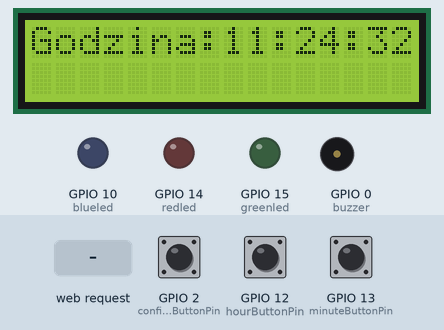
This sketch was run on a simulated ESP8266 (NodeMCU). Shown: 16×2 character LCD, output pins drawn as LEDs (lit = HIGH), buzzer (waves = sounding, pin HIGH). Inputs (shaded band) come from the test bench; at power-on: GPIO 2 (confirmButtonPin) HIGH, GPIO 12 (hourButtonPin) HIGH, GPIO 13 (minuteButtonPin) HIGH. WiFi joins after 1.5 s; servers stay silent unless stated; network time is answered at once with the bench clock; the local clock reads 2024-03-15 10:24:30 at power-on unless the sketch sets it; what the sketch prints to the serial monitor is not drawn.

Above: at 2.8 s.
2.9 s: GPIO 2 (confirmButtonPin) pulled LOW for 0.15 s
At 5.6 s:
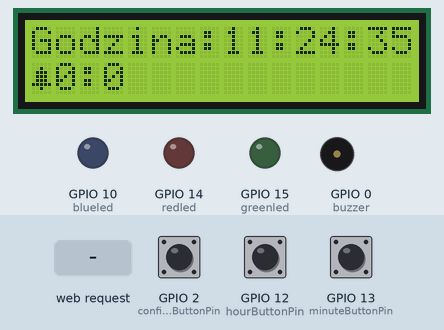
6.0 s: HTTP request GET /green/on received
At 8.8 s:
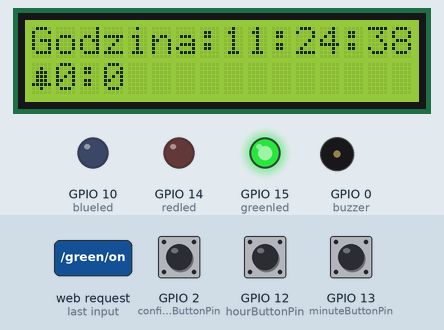
9.0 s: HTTP request GET /red/on received
At 11.6 s:
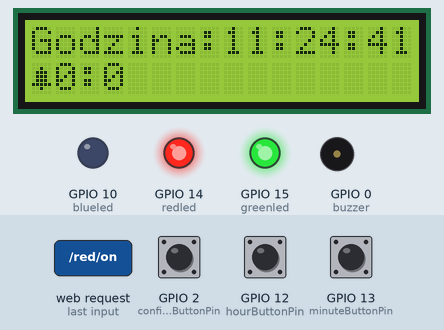
12.0 s: HTTP request GET /green/off received
At 14.8 s:
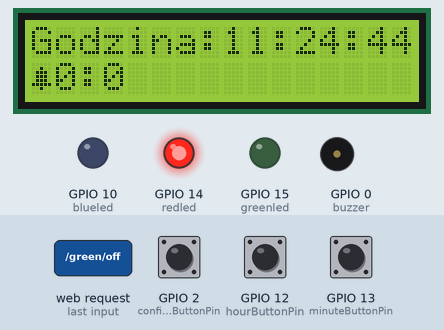
15.0 s: HTTP request GET /blue/on received
At 17.6 s:
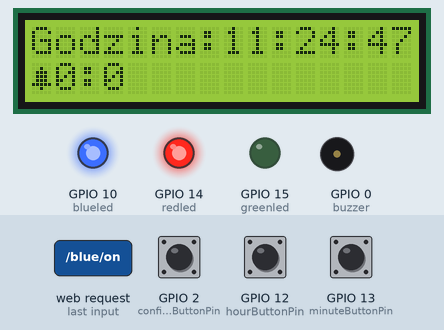
18.0 s: GPIO 12 (hourButtonPin) pulled LOW for 3.2 s
At 22.9 s:
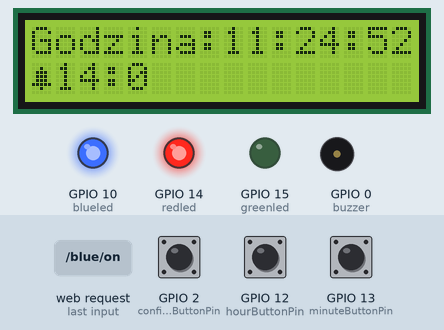
Timing chart, 0 to 23.7 s (numbered marks = the images above; inputs shaded):
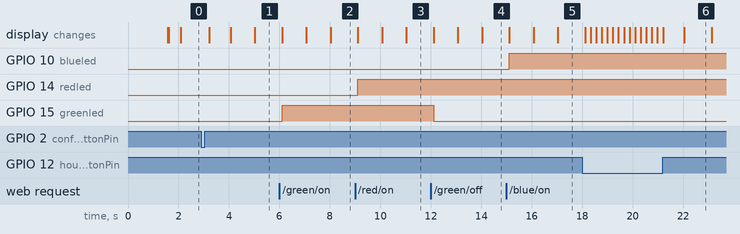

The sketch:

kod_projket.ino
```cpp
#include <ESP8266WiFi.h>
#include <Wire.h>
#include <LiquidCrystal_I2C.h>
#include <NTPClient.h>
#include <WiFiUdp.h>
#include <TimeLib.h>
#include <Timezone.h>

const char* ssid = "";
const char* password = "";
WiFiServer server(80);// Set port to 80
String header; // This storees the HTTP request
const char* ntpServer = "pool.ntp.org";
const long utcOffsetInSeconds = 3600; // przesunięcie czasu dla twojej strefy czasowej
const int localTimeZone = 1; // przesunięcie czasowe dla trefy czasowej w stosunku do czasu UTC (czas letni)

WiFiUDP ntpUDP;
NTPClient timeClient(ntpUDP, ntpServer, utcOffsetInSeconds);

TimeChangeRule myRule = {Last, Sun, Mar, 2, 60};    // Dla czasu letniego
TimeChangeRule myRule2 = {Last, Sun, Oct, 2, 0};    // Dla czasu zimowego
Timezone myTimeZone(myRule, myRule2);

LiquidCrystal_I2C lcd(0x27, 16, 2); // Adres I2C wyświetlacza i rozmiar (16x2)

byte dzwonek[8] =
{
  0b00000,
  0b00100,
  0b01110,
  0b01110,
  0b01110,
  0b11111,
  0b00100,
  0b00000
};
const int hourButtonPin = 12; // Pin przycisku inkrementacji godziny alarmu
const int minuteButtonPin = 13; // Pin przycisku inkrementacji minut alarmu
const int confirmButtonPin = 2; // Pin przycisku potwierdzenia ustawień alarmu

int greenled = 15;
int blueled = 10;
int redled = 14;

String greenstate = "off";// state of green LED
String bluestate = "off";// state of green LED
String redstate = "off";// state of red LED

int alarmHour = 0;
int alarmMinute = 0;
bool alarmActive = false; // Zmienna informująca o stanie alarmu

void setup() {
pinMode(hourButtonPin, INPUT_PULLUP);
  pinMode(minuteButtonPin, INPUT_PULLUP);
  pinMode(confirmButtonPin, INPUT_PULLUP);

 pinMode(greenled, OUTPUT);
pinMode(blueled, OUTPUT);
 pinMode(redled, OUTPUT);

 digitalWrite(greenled, LOW);
digitalWrite(blueled, LOW);
 digitalWrite(redled, LOW);

  Serial.begin(115200);
pinMode(0, OUTPUT); // buzzer
  // Połączenie z WiFi
  WiFi.begin(ssid, password);
  Serial.print("Connecting to WiFi");
  while (WiFi.status() != WL_CONNECTED) {
    delay(500);
    Serial.print(".");
  }
  Serial.println();
  Serial.print("Connected, IP address: ");
  Serial.println(WiFi.localIP());

  // Inicjalizacja wyświetlacza LCD
  lcd.init();
  lcd.backlight();

  // Pobranie aktualnego czasu z serwera NTP
  timeClient.begin();
  timeClient.update();


//analogWrite(red, 50);
//analogWrite(blue, 50);
//analogWrite(green, 50);

  lcd.createChar(0, dzwonek);
  // Print local IP address and start web server

 Serial.println("");

 Serial.println("WiFi connected.");

 Serial.println("IP address: ");

 Serial.println(WiFi.localIP());// this will display the Ip address of the Pi which should be entered into your browser

 server.begin();

}

void loop() {
  timeClient.update(); // Aktualizacja czasu

  // Pobranie czasu UTC
  time_t utc = timeClient.getEpochTime();

  // Konwersja czasu UTC na czas lokalny uwzględniający czas letni
  TimeChangeRule *tcr;
  time_t local = myTimeZone.toLocal(utc, &tcr);

  // Konwersja czasu lokalnego do tmElements_t
  tmElements_t localTime;
  breakTime(local, localTime);

  // Pobranie godziny, minut i sekund
  int hour = localTime.Hour;
  int minute = localTime.Minute;
  int second = localTime.Second;

  // Wyświetlenie godziny na wyświetlaczu LCD
  lcd.setCursor(0, 0);
  lcd.print("Godzina:");
  if (hour < 10) lcd.print("0");
  lcd.print(hour + 1);
  lcd.print(":");
  if (minute < 10) lcd.print("0");
  lcd.print(minute);
  lcd.print(":");
  if (second < 10) lcd.print("0");
  lcd.print(second);
  if (alarmActive){
  lcd.setCursor(0, 1);
  lcd.write(0);
  lcd.print(alarmHour);
  lcd.print(":");
  lcd.print(alarmMinute);
  }
  handleButtons();

  if (alarmActive && hour == alarmHour - 1 && minute == alarmMinute) {
    activateAlarm();
    Serial.println("elooooo");

  }


 WiFiClient client = server.available(); // Listen for incoming clients


 if (client) { // If a new client connects,

 String currentLine = ""; // make a String to hold incoming data from the client

 while (client.connected()) { // loop while the client's connected

 if (client.available()) { // if there's bytes to read from the client,

 char c = client.read(); // read a byte, then

 Serial.write(c); // print it out the serial monitor

 header += c;

 if (c == '\n') { // if the byte is a newline character

 // if the current line is blank, you got two newline characters in a row.

 // that's the end of the client HTTP request, so send a response:

 if (currentLine.length() == 0) {

 // HTTP headers always start with a response code (e.g. HTTP/1.1 200 OK)

 // and a content-type so the client knows what's coming, then a blank line:

 client.println("HTTP/1.1 200 OK");

 client.println("Content-type:text/html");

 client.println("Connection: close");

 client.println();


 // turns the GPIOs on and off

 if (header.indexOf("GET /green/on") >= 0) {

 Serial.println("green on");

 greenstate = "on";

 digitalWrite(greenled, HIGH);

 } else if (header.indexOf("GET /green/off") >= 0) {

 Serial.println("green off");

 greenstate = "off";

 digitalWrite(greenled, LOW);

 } else if (header.indexOf("GET /red/on") >= 0) {

 Serial.println("red on");

 redstate = "on";

 digitalWrite(redled, HIGH);

 } else if (header.indexOf("GET /red/off") >= 0) {

 Serial.println("red off");

 redstate = "off";

 digitalWrite(redled, LOW);

 }
 else if (header.indexOf("GET /blue/on") >= 0) {

 Serial.println("blue on");

 bluestate = "on";

 digitalWrite(blueled, HIGH);

 } else if (header.indexOf("GET /blue/off") >= 0) {

 Serial.println("blue off");

 bluestate = "off";

 digitalWrite(blueled, LOW);

 }

 // Display the HTML web page

 client.println("<!DOCTYPE html><html>");

 client.println("<head><meta name=\"viewport\" content=\"width=device-width, initial-scale=1\">");

 client.println("<link rel=\"icon\" href=\"data:,\">");

 // CSS to style the on/off buttons

 // Feel free to change the background-color and font-size attributes to fit your preferences

 client.println("<style>html { font-family: Helvetica; display: inline-block; margin: 0px auto; text-align: center;}");

 client.println(".button { background-color: #195B6A; border: none; color: white; padding: 16px 40px;");

 client.println("text-decoration: none; font-size: 30px; margin: 2px; cursor: pointer;}");

 client.println(".button2 {background-color: #77878A;}</style></head>");


 // Web Page Heading

 client.println("<body><h1>ESP8266 Web Server</h1>");


 // Display current state, and ON/OFF buttons for GPIO 5

 client.println("<p>green - State " + greenstate + "</p>");

 // If the green LED is off, it displays the ON button

 if (greenstate == "off") {

 client.println("<p><a href=\"/green/on\"><button class=\"button\">ON</button></a></p>");

 } else {

 client.println("<p><a href=\"/green/off\"><button class=\"button button2\">OFF</button></a></p>");

 }


 // Display current state, and ON/OFF buttons for GPIO 4

 client.println("<p>red - State " + redstate + "</p>");

 // If the red LED is off, it displays the ON button

 if (redstate == "off") {

 client.println("<p><a href=\"/red/on\"><button class=\"button\">ON</button></a></p>");

 } else {

 client.println("<p><a href=\"/red/off\"><button class=\"button button2\">OFF</button></a></p>");

 }
 // Display current state, and ON/OFF buttons for blue

 client.println("<p>blue - State " + bluestate + "</p>");

 // If the blue LED is off, it displays the ON button

 if (bluestate == "off") {

 client.println("<p><a href=\"/blue/on\"><button class=\"button\">ON</button></a></p>");

 } else {

 client.println("<p><a href=\"/blue/off\"><button class=\"button button2\">OFF</button></a></p>");

 }
 client.println("</body></html>");


 // The HTTP response ends with another blank line

 client.println();

 // Break out of the while loop

 break;

 } else { // if you got a newline, then clear currentLine

 currentLine = "";

 }

 } else if (c != '\r') { // if you got anything else but a carriage return character,

 currentLine += c; // add it to the end of the currentLine

 }

 }

 }

 // Clear the header variable

 header = "";

 // Close the connection

 //client.stop();

 Serial.println("Client disconnected.");

 Serial.println("");

 }
  delay(100); // Opóźnienie 1 sekundy
}

void handleButtons() {
  int hourButtonState = digitalRead(hourButtonPin);
  int minuteButtonState = digitalRead(minuteButtonPin);
  int confirmButtonState = digitalRead(confirmButtonPin);

  if (hourButtonState == LOW) {
    delay(100); // Opóźnienie dla eliminacji drgań
    alarmHour = (alarmHour + 1) % 24;
    Serial.print("Alarm Hour: ");
    Serial.println(alarmHour);
  }

  if (minuteButtonState == LOW) {
    delay(100); //
    alarmMinute = (alarmMinute + 1) % 60;
    Serial.print("Alarm Minute: ");
    Serial.println(alarmMinute);
  }

  if (confirmButtonState == LOW) {
    delay(100); //
    Serial.println("Alarm Set");
    alarmActive = true; // Ustawienie stanu alarmu na aktywny
  }
}

// Włączanie alarmu
void activateAlarm() {

 lcd.clear();
int aaa=1;

while(aaa==1){
   int confirmButtonState = digitalRead(confirmButtonPin);
  Serial.println("dzwiek wku");//test
   lcd.print("ALARM!");
   tone(0, 1000,3000); //
 delay(1000);
 tone(0, 2000,500);
 delay(1000);
 tone(0, 200,5000);


  if (confirmButtonState == LOW) {
      noTone(0);
     lcd.clear();
    lcd.print("Milego Dnia ;]");
    delay(3000);
    alarmActive = false; // Wyłączenie alarmu po wyświetleniu komunikatu
     aaa= 0;
    handleButtons();
    Serial.println("jebany if");


  }
  //break;

  }
}
```

Measured:
- after the input at 2.9 s, the display: first changes after 0.33 s (image 1 shows a later state)
- after the input at 6.0 s, GPIO 15 (greenled): LOW → HIGH after 0.11 s
- after the input at 9.0 s, GPIO 14 (redled): LOW → HIGH after 0.11 s
- after the input at 12.0 s, GPIO 15 (greenled): HIGH → LOW after 0.12 s
- after the input at 15.0 s, GPIO 10 (blueled): LOW → HIGH after 0.12 s
- what the display in image 6 shows lasts 1.0 s, from 22.1 s to 23.1 s
